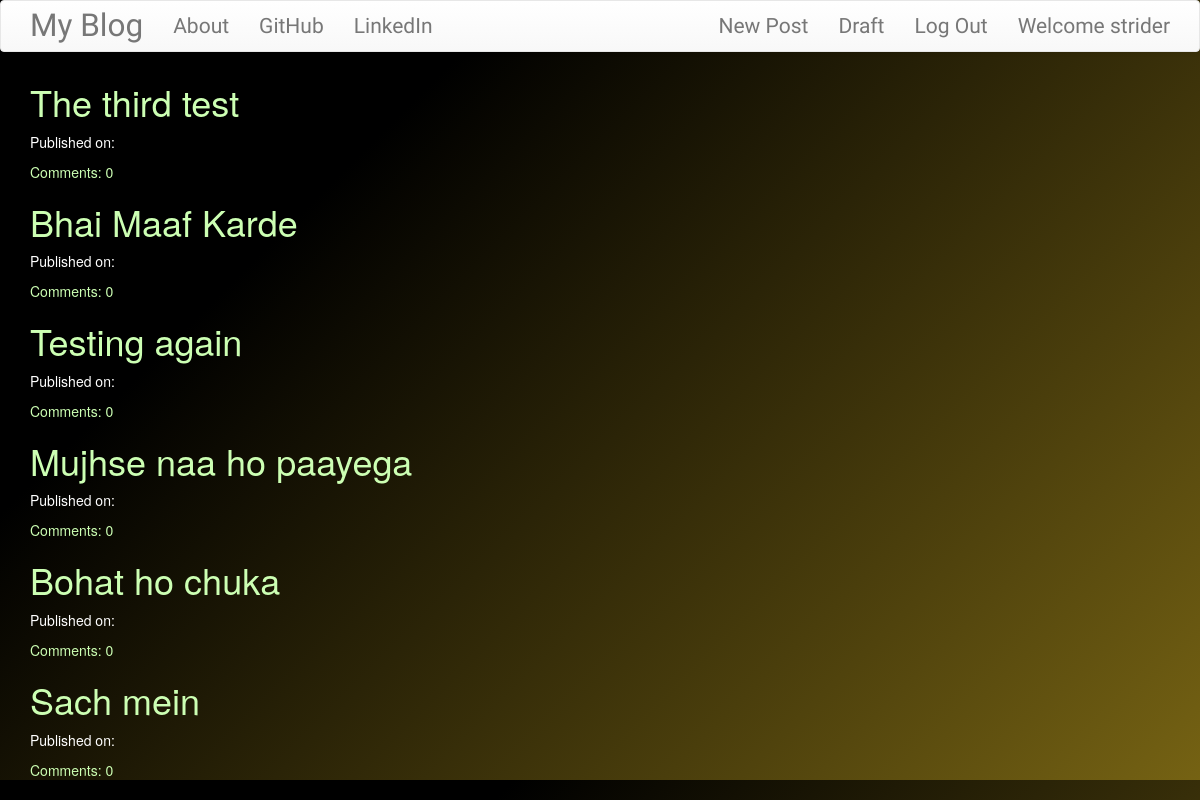
Page /drafts/ (signed in) on the committed database.
### blog/models.py (models this page shows, shortened)
class Post(models.Model):
    author = models.ForeignKey('auth.User', on_delete=models.CASCADE)
    title = models.CharField(max_length=200)
    text = models.TextField()
    created_date = models.TimeField(default=timezone.now)
    published_date = models.DateTimeField(blank=True,null=True)
    def approve_comments(self):
        return self.comments.filter(approved_comment=True)

### blog/views.py (the view)
# urls.py: url(r'^drafts/$', views.DraftListView.as_view(), name='post_draft_list'),
class DraftListView(LoginRequiredMixin,ListView):
    login_url = '/login/'
    redirect_field_name = 'blog/post_list.html'
    model = Post
    def get_queryset(self):
        return Post.objects.filter(published_date__isnull=True).order_by('created_date')

### blog/templates/blog/post_list.html
{% extends "blog/base.html" %}
{% block content %}
<div class="centerstage">
  {% for post in post_list %}
  <div class="boxshadow">
      <h1><a class="goto" href="{% url 'post_detail' pk=post.pk %}">{{ post.title }}</a></h1>
      <div class="date">
        <p>Published on: {{post.published_date|date:"D d M Y"}}</p>
      </div>
      <a href="{% url 'post_detail' pk=post.pk %}">Comments: {{ post.approve_comments.count }}</a>
    {% endfor %}
  </div>
  </div>
{% endblock %}

### blog/templates/blog/base.html (shortened to what this page needs)
<!DOCTYPE html>
{% load static %}
<html lang="en" dir="ltr">
  <head>
    <link rel="stylesheet" href="https://maxcdn.bootstrapcdn.com/bootstrap/3.3.7/css/bootstrap.min.css">
    <link rel="stylesheet" href="https://maxcdn.bootstrapcdn.com/bootstrap/3.3.7/css/bootstrap-theme.min.css">
    <link rel="stylesheet" href="//cdn.jsdelivr.net/npm/medium-editor@latest/dist/css/medium-editor.min.css" type="text/css" media="screen" charset="utf-8">
    <link rel="stylesheet" href="{% static 'css/blog.css' %}">
  </head>
  <body>
    <div class="grad">
    <nav class="navbar navbar-default techfonts custom-navbar">
      <div class="container">
        <ul class="nav navbar-nav">
          <li><a class="navbar-brand bigbrand" href="{% url 'post_list' %}">My Blog</a></li>
          <li><a href="{% url 'about' %}">About</a></li>
          <li><a href="https://www.github.com/strider187">GitHub</a></li>
          <li><a href="https://www.linkedin.com/in/strider187">LinkedIn</a></li>
        </ul>
        <ul class="nav navbar-nav navbar-right">
          {% if user.is_authenticated %}
            <li>
              <a href="{% url 'post_new' %}">New Post</a>
            </li>
            <li>
              <a href="{% url 'post_draft_list' %}">Draft</a>
            </li>
            <li>
              <a href="{% url 'logout' %}">Log Out</a>
            </li>
            <li>
              <a>Welcome {{ user.username }}</a>
            </li>
          {% else %}
          <li>
            <a href="{% url 'login' %}"><span class="glyphicon glyphicon-user"></span></a>
          </li>
          {% endif %}
        </ul>
      </div>
    </nav>
    <div class="content container">
      <div class="row">
        <div class="col-md-8">
          <div class="blog_posts">
            {% block content %}
            {% endblock %}
          </div>
        </div>
      </div>
    </div>
    </div>
  </body>
</html>

### blog/static/css/blog.css (style rules this page uses)
a:link { color: #ccffb3; }
p { color: white; }
body { background-color: #756213; background-image: linear-gradient(315deg, #756213 0%, #000000 74%); }
.techfonts { font-family: 'Merienda One', sans-serif; font-size: 1.5em; margin-bottom: 10px; }
.centerstage { margin-left: auto; margin-right: auto; }
.bigbrand { font-size: 1.5em; }

### rows in the picture
Post: title "The third test", approve_comments.count "0"
Post: title "Bhai Maaf Karde", approve_comments.count "0"
Post: title "Testing again", approve_comments.count "0"
Post: title "Mujhse naa ho paayega", approve_comments.count "0"
Post: title "Bohat ho chuka", approve_comments.count "0"
Post: title "Sach mein", approve_comments.count "0"

### other values in the picture
{{ user.username }} "strider"
